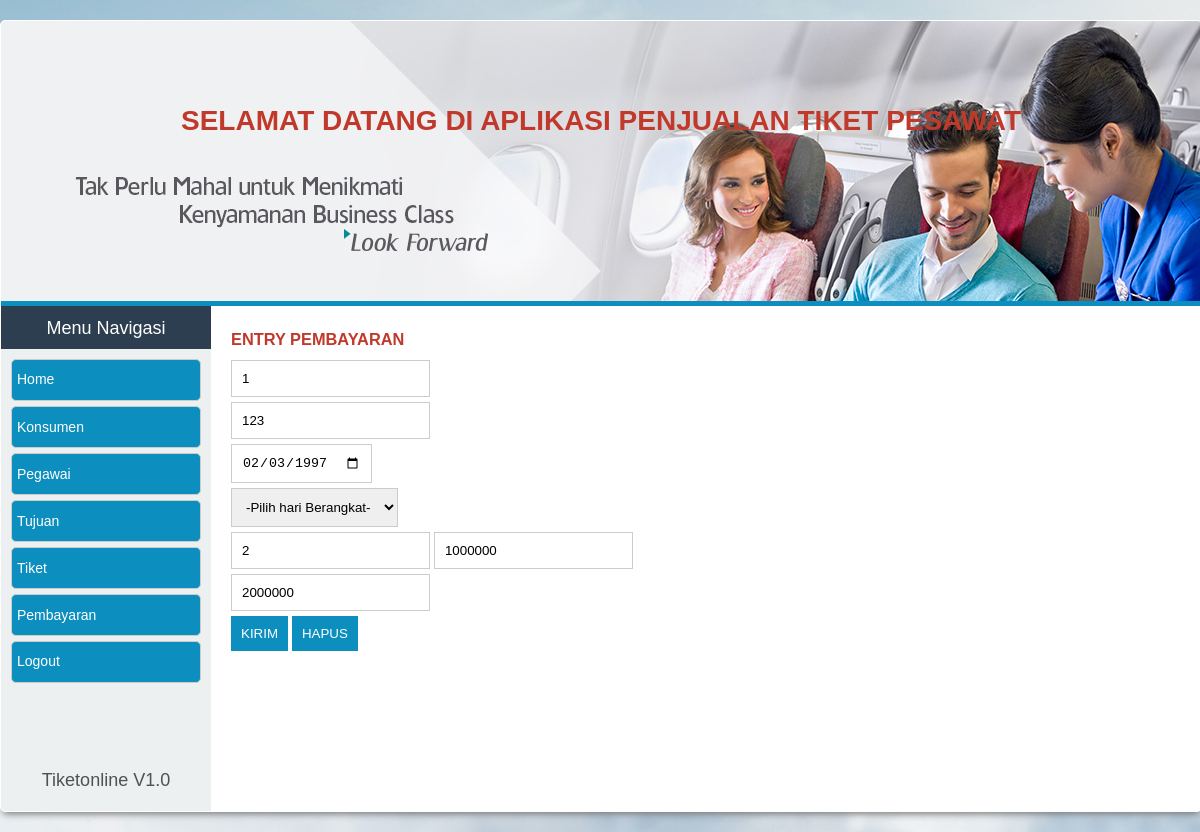
The page /editpembayaran.php?id_pembayaran=1 (signed in) on the database its author committed.
### tables this page shows
CREATE TABLE `tbl_pembayaran` (
  `no_pembayaran` int(20) NOT NULL,
  `no_tiket` int(11) NOT NULL,
  `tgl_pembayaran` date NOT NULL,
  `hari_pembayaran` text NOT NULL,
  `jumlah_tiket` int(100) NOT NULL,
  `harga_tiket` text NOT NULL,
  `total_pembayaran` text NOT NULL
);

### editpembayaran.php (the view, shortened to what this page needs)
<?php
include('koneksi/conn.php');
include('template/top.php');
include('template/navigasi.php');
$id=$_GET['id_pembayaran'];
$sql = "SELECT * FROM tbl_pembayaran WHERE no_pembayaran='$id' ";
$hasil=mysqli_query($conn,$sql) or die(mysqli_error());
while ($tampil=mysqli_fetch_array($hasil))
{
?>
<div id="main">
	<div class="content">
		<h3>Entry Pembayaran</h3>
		<form action="updatepembayaran.php" method="POST">
			<div class="input-group">
				<input type="text" placeholder="Nomor Indentitas Pembayaran" value="<?php echo $tampil['no_pembayaran']; ?>" name="no_pembayaran">
			</div>
			<div class="input-group">
				<input type="text" placeholder="Nomor Tiket" name="no_tiket" value="<?php echo $tampil['no_tiket']; ?>" >
			</div>
			<div class="input-group">
				<input type="date" placeholder="Tanggal Pembayaran" name="tgl_pembayaran" value="<?php echo $tampil['tgl_pembayaran']; ?>">
			</div>
			<div class="input-group">
				<select name="hari_pembayaran" id="">
					<option value="0">-Pilih hari Berangkat-</option>
				</select>
			</div>
			<div class="input-group">
				<input type="text" placeholder="Jumlah Tiket" id="jumlah" oninput="calculate()" name="jumlah_tiket" value="<?php echo $tampil['jumlah_tiket']; ?>">
				<input type="text" placeholder="Harga Tiket" id="harga" oninput="calculate()" name="harga_tiket" value="<?php echo $tampil['harga_tiket']; ?>">
			</div>
			<div class="input-group">
				<input type="text" placeholder="Total Harga" name="total_pembayaran" id="total" value="<?php echo $tampil['total_pembayaran']; ?>">
			</div>
			<div class="input-group">
				<button type="submit" class="btn">Kirim</button>
				<button type="reset" class="btn">Hapus</button>
			</div>
		</form>
	</div>
</div>
<?php include('template/footer.php'); }?>

### style.css (style rules this page uses)
* { padding: 0; margin: 0; }
body { background: url(img/3.jpg) no-repeat fixed; background-size: cover; font-family: 'Oxygen', sans-serif; font-size: 14px; }
#main { background-color: #000; }
.content { width: 960px; padding: 10px 0; float: left; margin-left: 20px; color: #403F3F; }
.content h3 { text-transform: uppercase; color: #c0392b; height: 20px; margin: 12px 0; }
.input-group { margin-bottom: 5px; }
.input-group input { padding:10px; border:1px solid #ccc; }
.input-group select { padding: 10px; border: 1px solid #ccc; }
.btn { border: none; padding: 10px; background: #0C8FBF; color: #fff; text-transform: uppercase; text-align: center; cursor: pointer; }

### rows shown on the page
tbl_pembayaran: no_pembayaran "1", no_tiket "123", tgl_pembayaran "02/03/1997", jumlah_tiket "2", harga_tiket "1000000", total_pembayaran "2000000"
